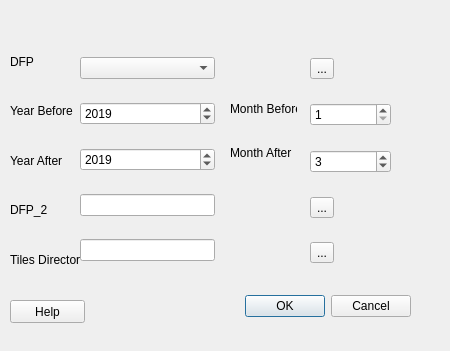
<?xml version="1.0" encoding="UTF-8"?>
<ui version="4.0">
 <class>DefPointValidatorDialogBase</class>
 <widget class="QDialog" name="DefPointValidatorDialogBase">
  <property name="geometry">
   <rect>
    <x>0</x>
    <y>0</y>
    <width>450</width>
    <height>351</height>
   </rect>
  </property>
  <property name="windowTitle">
   <string>DefPointValidator</string>
  </property>
  <widget class="QDialogButtonBox" name="button_box">
   <property name="geometry">
    <rect>
     <x>70</x>
     <y>290</y>
     <width>341</width>
     <height>32</height>
    </rect>
   </property>
   <property name="orientation">
    <enum>Qt::Horizontal</enum>
   </property>
   <property name="standardButtons">
    <set>QDialogButtonBox::Cancel|QDialogButtonBox::Ok</set>
   </property>
  </widget>
  <widget class="QWidget" name="layoutWidget">
   <property name="geometry">
    <rect>
     <x>80</x>
     <y>40</y>
     <width>135</width>
     <height>241</height>
    </rect>
   </property>
   <layout class="QVBoxLayout" name="verticalLayout">
    <item>
     <widget class="QComboBox" name="cb_inVector"/>
    </item>
    <item>
     <widget class="QDoubleSpinBox" name="spin_yearB">
      <property name="decimals">
       <number>0</number>
      </property>
      <property name="minimum">
       <double>2017.000000000000000</double>
      </property>
      <property name="maximum">
       <double>2030.000000000000000</double>
      </property>
      <property name="value">
       <double>2019.000000000000000</double>
      </property>
     </widget>
    </item>
    <item>
     <widget class="QDoubleSpinBox" name="spin_yearA">
      <property name="decimals">
       <number>0</number>
      </property>
      <property name="minimum">
       <double>2017.000000000000000</double>
      </property>
      <property name="maximum">
       <double>2030.000000000000000</double>
      </property>
      <property name="value">
       <double>2019.000000000000000</double>
      </property>
     </widget>
    </item>
    <item>
     <widget class="QLineEdit" name="le_outVector"/>
    </item>
    <item>
     <widget class="QLineEdit" name="le_outRaster"/>
    </item>
   </layout>
  </widget>
  <widget class="QWidget" name="layoutWidget">
   <property name="geometry">
    <rect>
     <x>310</x>
     <y>40</y>
     <width>81</width>
     <height>241</height>
    </rect>
   </property>
   <layout class="QVBoxLayout" name="verticalLayout_2">
    <item>
     <widget class="QToolButton" name="tb_inVector">
      <property name="text">
       <string>...</string>
      </property>
     </widget>
    </item>
    <item>
     <widget class="QDoubleSpinBox" name="spin_monthB">
      <property name="decimals">
       <number>0</number>
      </property>
      <property name="minimum">
       <double>1.000000000000000</double>
      </property>
      <property name="maximum">
       <double>12.000000000000000</double>
      </property>
     </widget>
    </item>
    <item>
     <widget class="QDoubleSpinBox" name="spin_monthA">
      <property name="decimals">
       <number>0</number>
      </property>
      <property name="minimum">
       <double>1.000000000000000</double>
      </property>
      <property name="maximum">
       <double>12.000000000000000</double>
      </property>
      <property name="value">
       <double>3.000000000000000</double>
      </property>
     </widget>
    </item>
    <item>
     <widget class="QToolButton" name="tb_outVector">
      <property name="text">
       <string>...</string>
      </property>
     </widget>
    </item>
    <item>
     <widget class="QToolButton" name="tb_outRaster">
      <property name="text">
       <string>...</string>
      </property>
     </widget>
    </item>
   </layout>
  </widget>
  <widget class="QWidget" name="layoutWidget">
   <property name="geometry">
    <rect>
     <x>230</x>
     <y>90</y>
     <width>67</width>
     <height>81</height>
    </rect>
   </property>
   <layout class="QVBoxLayout" name="verticalLayout_3">
    <item>
     <widget class="QLabel" name="label_7">
      <property name="text">
       <string>Month Before</string>
      </property>
     </widget>
    </item>
    <item>
     <widget class="QLabel" name="label_8">
      <property name="text">
       <string>Month After</string>
      </property>
     </widget>
    </item>
   </layout>
  </widget>
  <widget class="QWidget" name="layoutWidget">
   <property name="geometry">
    <rect>
     <x>10</x>
     <y>40</y>
     <width>70</width>
     <height>241</height>
    </rect>
   </property>
   <layout class="QVBoxLayout" name="verticalLayout_4">
    <item>
     <widget class="QLabel" name="label">
      <property name="text">
       <string>DFP</string>
      </property>
     </widget>
    </item>
    <item>
     <widget class="QLabel" name="label_2">
      <property name="text">
       <string>Year Before</string>
      </property>
     </widget>
    </item>
    <item>
     <widget class="QLabel" name="label_3">
      <property name="text">
       <string>Year After</string>
      </property>
     </widget>
    </item>
    <item>
     <widget class="QLabel" name="label_4">
      <property name="text">
       <string>DFP_2</string>
      </property>
     </widget>
    </item>
    <item>
     <widget class="QLabel" name="label_5">
      <property name="text">
       <string>Tiles Directory</string>
      </property>
     </widget>
    </item>
   </layout>
  </widget>
  <widget class="QPushButton" name="pushButton">
   <property name="geometry">
    <rect>
     <x>10</x>
     <y>300</y>
     <width>75</width>
     <height>23</height>
    </rect>
   </property>
   <property name="text">
    <string>Help</string>
   </property>
  </widget>
 </widget>
 <resources/>
 <connections>
  <connection>
   <sender>button_box</sender>
   <signal>accepted()</signal>
   <receiver>DefPointValidatorDialogBase</receiver>
   <slot>accept()</slot>
   <hints>
    <hint type="sourcelabel">
     <x>20</x>
     <y>20</y>
    </hint>
    <hint type="destinationlabel">
     <x>20</x>
     <y>20</y>
    </hint>
   </hints>
  </connection>
  <connection>
   <sender>button_box</sender>
   <signal>rejected()</signal>
   <receiver>DefPointValidatorDialogBase</receiver>
   <slot>reject()</slot>
   <hints>
    <hint type="sourcelabel">
     <x>20</x>
     <y>20</y>
    </hint>
    <hint type="destinationlabel">
     <x>20</x>
     <y>20</y>
    </hint>
   </hints>
  </connection>
 </connections>
</ui>
